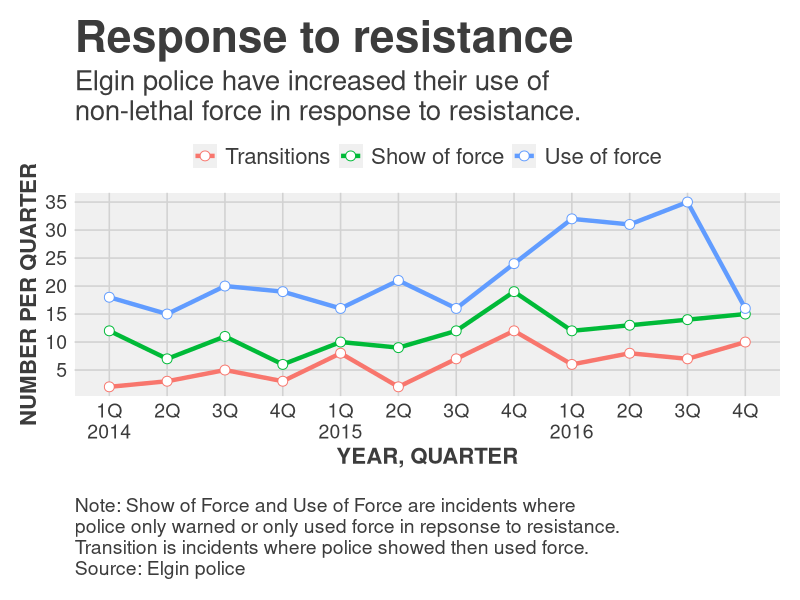

Generate this figure with R:
# Let's load our new dataframe

library(readr)
df <- read_csv("dfsubset.csv")

# load in ggplot and themes
library(ggplot2)
library(ggthemes)


# line chart

# First, let's change the levels of force
# to make them more readable.
df$set <- factor(df$set, levels = c("Transitions","SOF_only","UOF_only"),
                   labels = c("Transitions","Show of force","Use of force" ))


#----Set up plot for print and online --------

# widths for pdf and png files are set up so that
# text elements work for print and online. 
# Generally, the pdf will = a 2-column graphic
# that in a pinch could be used in the paper without
# any work on my part as long as it printed in color,
# and the png will be readable on mobile.

# As for height, adjust that as necessary. Look at the
# files you create and see if they need room!

# While working out your plot, leave these items commented out
# so you can see a preview of your graphic in the plots pane
# when you're satisfied with it, then uncomment to save out
# files. Note you can't create pdfs and pngs at the same time
# you'll have to uncomment one and comment out the other.

#dev.cur()
#pdf(file="ggplotLine.pdf", width = 7, height = 6) 
#png(filename = "ggplotLine.png",width = 600, height = 500, units = "px")
#-----Insert plot here -------------

# line chart
pLine <- ggplot(df) +
  aes(Year_Quarter, 
      value, 
      group = set, 
      color = set) +
  geom_line(stat="identity", 
            size = 1.5) + 
  geom_point(stat="identity", 
             size = 3,
             shape=21,
             fill="white") + 
  theme_fivethirtyeight()

# Let's customize the x scale
# Remember \n = a line break
pLine <- pLine + scale_x_discrete(
  labels=c("1Q\n2014","2Q","3Q","4Q","1Q\n2015","2Q","3Q","4Q","1Q\n2016","2Q","3Q","4Q")
)

# Let's also customize the y scale
# we set the min and max, then where breaks should be
pLine <- pLine + 
  scale_y_continuous(breaks=c(seq(0,40,5)) )

# add all the titles.
pLine <- pLine + labs(
  title="Response to resistance", # your headline
  subtitle="Elgin police have increased their use of\nnon-lethal force in response to resistance.",
  x="YEAR, QUARTER", 
  y="NUMBER PER QUARTER",
  caption="\nNote: Show of Force and Use of Force are incidents where \npolice only warned or only used force in repsonse to resistance. \nTransition is incidents where police showed then used force. \nSource: Elgin police")

# This puts the legend horizontally across the top
# you can leave this alone 
pLine <- pLine + 
  theme(legend.position="top", 
        legend.direction="horizontal",
        legend.title = element_blank())

# Here's where we adapt the theme we're using to work for us
# Can ignore
pLine <- pLine + theme(
  plot.background = element_rect(fill = "white"),
  legend.background = element_rect(fill = "white"),
  plot.title = element_text(size = 32),
  plot.subtitle = element_text(size = 20),
  legend.text=element_text(size=16),
  axis.title=element_text(size=16, face="bold"),
  axis.text=element_text(size=14),
  plot.caption=element_text(size=14, hjust=0)
)

pLine


#----- End plot --------------
# Uncomment the line below when saving pdfs or pngs
#dev.off() 

